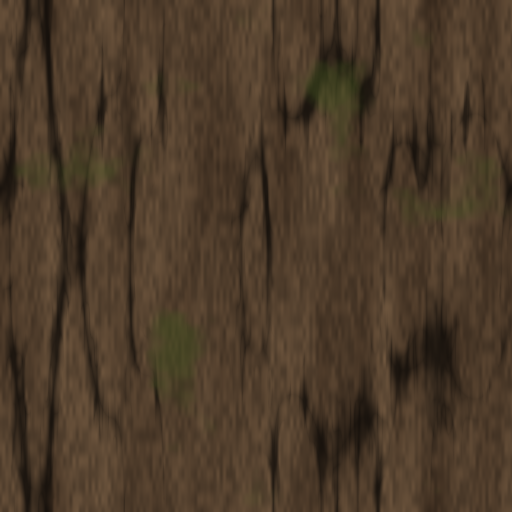
#> input picture YesilVadi2/onbellek/bark.png, 512 x 512 px
$ python -i materials.py   (imports and definitions only)
#> lines starting #> are read from the running program, lines starting #| are printed output that depends on the picture
"""Prosedürel dokular (numpy + PIL) ve malzeme kayıtları.

Hiçbir görsel dosya kullanılmaz; tüm dokular açılışta üretilir ve önbelleğe ('onbellek/') yazılır,
böylece sonraki açılışlar hızlıdır.
"""
import os
import math
import numpy as np
from PIL import Image, ImageDraw, ImageFilter
from panda3d.core import (Texture, SamplerState, RenderState, TextureAttrib, CullFaceAttrib, PTA_uchar, CPTA_uchar)

CACHE = os.path.join(os.path.dirname(os.path.abspath(__file__)), 'onbellek')
SIZE = 512


# =========================================================================== periyodik gürültü
# [32 lines left out: functions pnoise, pfbm, pridged, not called in this run]


def lerp3(a, b, t):
    a = np.asarray(a, dtype=float); b = np.asarray(b, dtype=float)
    return a * (1 - t[..., None]) + b * t[..., None]


def ss(e0, e1, x):
    t = np.clip((x - e0) / (e1 - e0), 0, 1)
    return t * t * (3 - 2 * t)


# [259 lines left out: functions to_img, t_grass, t_dirt, t_rock, t_sand, t_bark and 11 more, not called in this run]


def t_white():
    return Image.new('RGBA', (16, 16), (255, 255, 255, 255))


# --- alfa kesimli (yaprak / çim) dokular
# [121 lines left out: functions _leafshape, t_leaves, t_pine, t_grassblades, t_flowers, t_noise, not called in this run]


TEXTURES = {
    'grass': (t_grass, True), 'dirt': (t_dirt, True), 'rock': (t_rock, True), 'sand': (t_sand, True),
    'bark': (t_bark, True), 'birch': (t_birch, True), 'planks': (t_planks, True), 'logwall': (t_logwall, True),
    'stonewall': (t_stonewall, True), 'shingles': (t_shingles, True), 'rooftiles': (t_rooftiles, True),
    'plaster': (t_plaster, True), 'soil': (t_soil, True), 'canvas': (t_canvas, True), 'metal': (t_metal, True),
    'ironore': (t_ironore, True), 'white': (t_white, True), 'noise': (t_noise, True),
    'leaves_oak': (lambda: t_leaves('oak'), False), 'leaves_birch': (lambda: t_leaves('birch'), False),
    'pine': (t_pine, False), 'grassblades': (t_grassblades, False), 'flowers': (t_flowers, False),
}

_tex = {}


# [59 lines left out: functions get_texture, _cutout_mips, not called in this run]


def prewarm():
    for k in TEXTURES:
        get_texture(k)


# =========================================================================== malzemeler
# malzeme adı -> doku adı (aynı doku farklı malzemelerde kullanılabilir)
MATERIALS = {
    'bark': 'bark', 'birch': 'birch', 'leaves_oak': 'leaves_oak', 'leaves_birch': 'leaves_birch', 'pine': 'pine',
    'rock': 'rock', 'ironore': 'ironore', 'planks': 'planks', 'logwall': 'logwall', 'stonewall': 'stonewall',
    'shingles': 'shingles', 'rooftiles': 'rooftiles', 'plaster': 'plaster', 'soil': 'soil', 'canvas': 'canvas',
    'metal': 'metal', 'paint': 'white', 'plain': 'white', 'grassblades': 'grassblades', 'flowers': 'flowers',
    'dirt': 'dirt', 'grass': 'grass', 'glass': 'white',
}
TWO_SIDED = {'leaves_oak', 'leaves_birch', 'pine', 'grassblades', 'flowers', 'canvas'}

_states = {}


def state(mat):
    if mat not in _states:
        st = RenderState.make(TextureAttrib.make(get_texture(MATERIALS.get(mat, 'white'))))
        if mat in TWO_SIDED:
            st = st.add_attrib(CullFaceAttrib.make(CullFaceAttrib.M_cull_none))
        _states[mat] = st
    return _states[mat]

>>> import cv2
>>> picture = cv2.imread('onbellek/bark.png', cv2.IMREAD_GRAYSCALE)
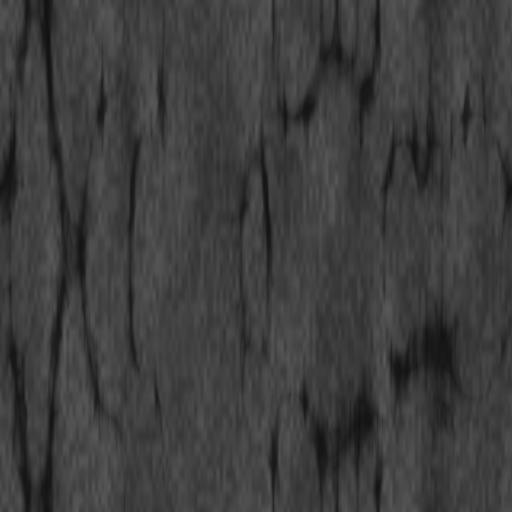
#> picture: shape (512, 512); min 17, max 90, mean 61.5
#> (the run stopped early here; a loop or call above may not have finished)

$ run again, on YesilVadi2/onbellek/flowers.png
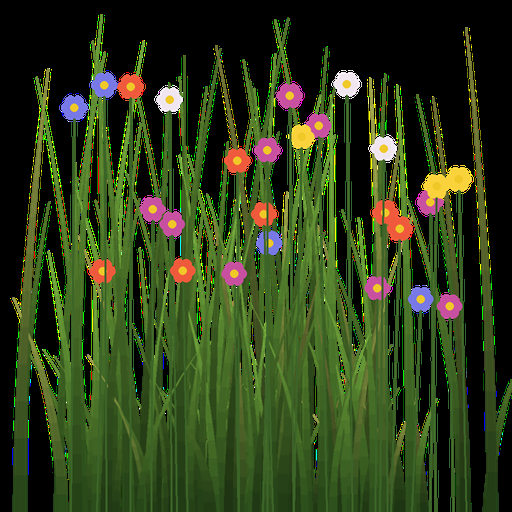
#> input picture YesilVadi2/onbellek/flowers.png, 512 x 512 px
#> `picture = cv2.imread('onbellek/bark.png', cv2.IMREAD_GRAYSCALE)`:
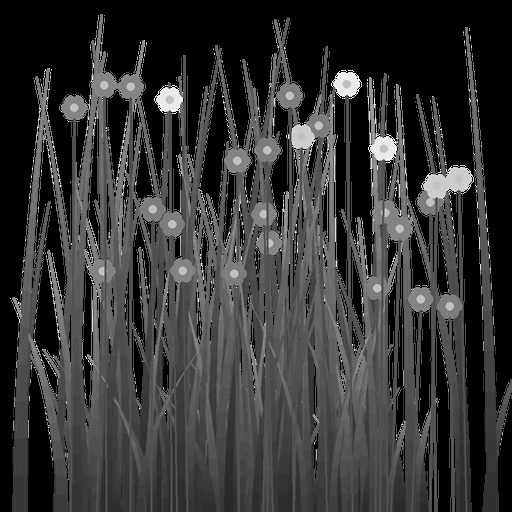
#> picture: shape (512, 512); min 0, max 255, mean 52.9

$ run again, on YesilVadi2/onbellek/grass.png
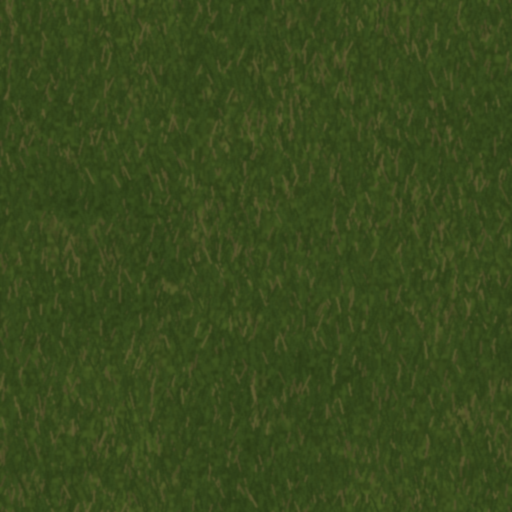
#> input picture YesilVadi2/onbellek/grass.png, 512 x 512 px
#> `picture = cv2.imread('onbellek/bark.png', cv2.IMREAD_GRAYSCALE)`:
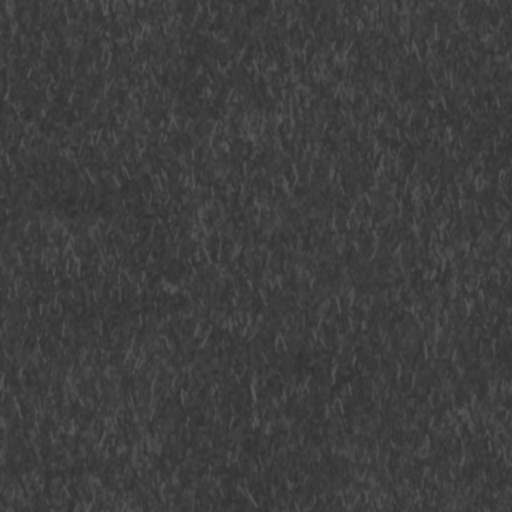
#> picture: shape (512, 512); min 46, max 89, mean 62.6

$ run again, on YesilVadi2/onbellek/grassblades.png
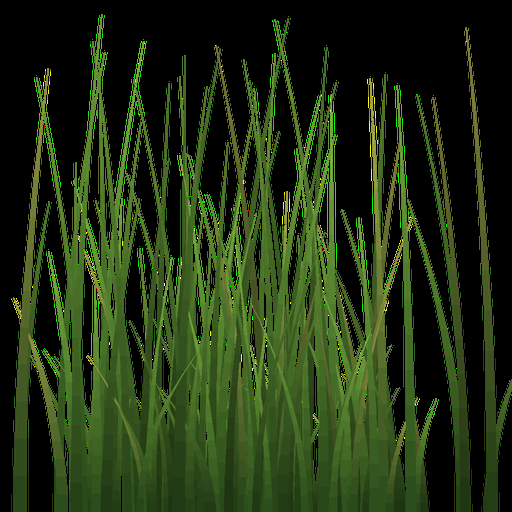
#> input picture YesilVadi2/onbellek/grassblades.png, 512 x 512 px
#> `picture = cv2.imread('onbellek/bark.png', cv2.IMREAD_GRAYSCALE)`:
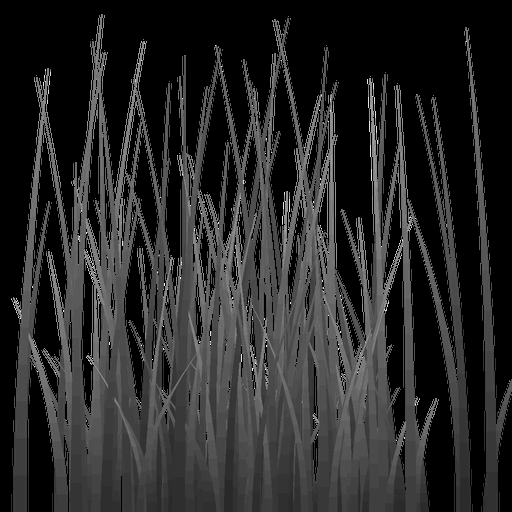
#> picture: shape (512, 512); min 0, max 255, mean 40.7
